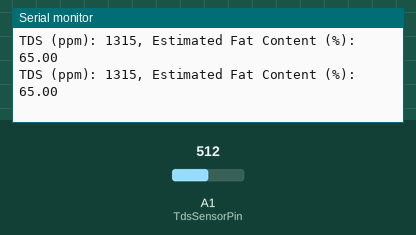
A sketch run on a simulated Arduino Uno, built with avr-gcc and run on an emulated ATmega328P. On the bench: the last lines printed to the serial monitor. The test bench sets the inputs (shaded band); at power-on: A1 (TdsSensorPin) = 512.

Above: at 1.8 s.
1.9 s: A1 (TdsSensorPin) set to 716
At 2.4 s:
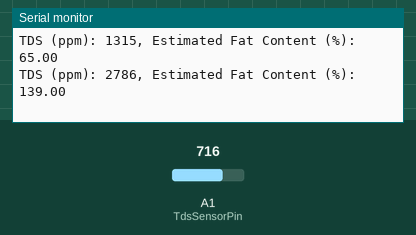
3.4 s: A1 (TdsSensorPin) set to 900
At 4.8 s:
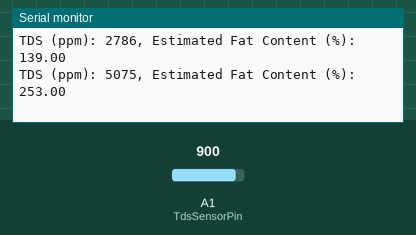
Timing chart, 0 to 6.4 s (numbered marks = the images above; inputs shaded):
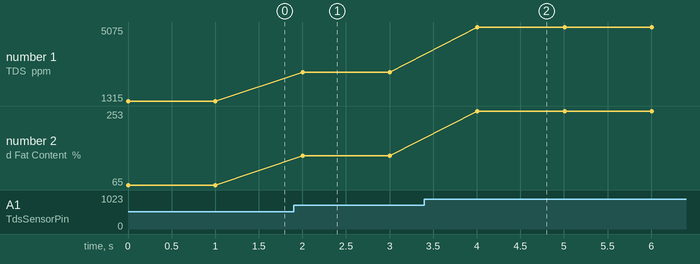

Measured:
- after the input at 1.9 s, the serial monitor: prints a new line after 0.10 s (image 1)
- after the input at 3.4 s, the serial monitor: prints a new line after 0.61 s (image 2)
- plotted number 1: 1315 → 2786 after the input at 1.9 s, 2786 → 5075 after the input at 3.4 s
- plotted number 2: 65 → 139 after the input at 1.9 s, 139 → 253 after the input at 3.4 s

The sketch:

readTDS_Milk.ino
```cpp
#include <EEPROM.h>
#include "GravityTDS.h"

#define TdsSensorPin A1
GravityTDS gravityTds;

float temperature = 25, tdsValue = 0, fatContent = 0;

void setup()
{
    Serial.begin(115200);
    gravityTds.setPin(TdsSensorPin);
    gravityTds.setAref(5.0);  // Reference voltage on ADC, default 5.0V on Arduino UNO
    gravityTds.setAdcRange(1024);  // 1024 for 10-bit ADC; 4096 for 12-bit ADC
    gravityTds.begin();  // Initialization
}

void loop()
{
    gravityTds.setTemperature(temperature);  // Set the temperature and execute temperature compensation
    gravityTds.update();  // Sample and calculate
    tdsValue = gravityTds.getTdsValue();  // Get the TDS value in ppm

    // Convert TDS ppm to an approximate fat content estimation
    // This is a makeshift conversion and may not be accurate
    fatContent = map(tdsValue, 0, 2000, 0, 100); // Example conversion, adjust as needed

    Serial.print("TDS (ppm): ");
    Serial.print(tdsValue, 0);
    Serial.print(", Estimated Fat Content (%): ");
    Serial.println(fatContent, 2); // Print with 2 decimal places

    delay(1000);  // Delay for one second before the next reading
}
```
